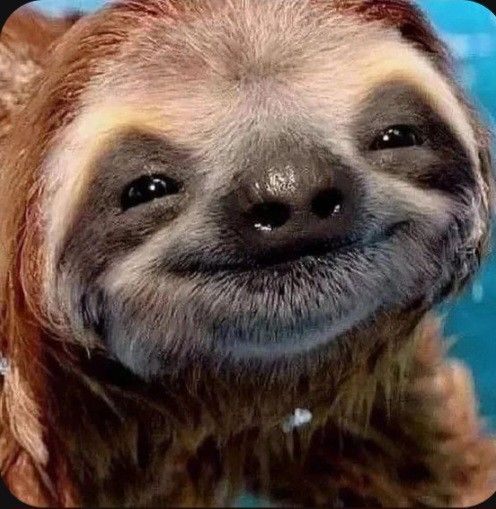
#> input picture animal_images/sassy_sloth.png, 496 x 509 px
$ python funny_animals.py
#> lines starting #> are read from the running program, lines starting #| are printed output that depends on the picture; after the words box and inside, x2 and y2 are one past the last pixel; in counts of white or black regions, pixels touching at a corner belong together
import cv2
import random
import time
import os # Import the os module for path manipulation

# --- Configuration ---
HAAR_CASCADE_PATH = 'haarcascade_frontalface_default.xml'
ANIMAL_IMAGES_FOLDER = 'animal_images' # Folder where your animal images are stored

# Map of funny animal names to their corresponding image filenames
# IMPORTANT: Make sure these filenames exactly match the images you place in the 'animal_images' folder!
ANIMAL_IMAGE_MAP = {
    "Sassy Sloth": "sassy_sloth.png",
    "Goofy Goat": "goofy_goat.png",
    "Wacky Walrus": "wacky_walrus.png",
    "Cheeky Chinchilla": "cheeky_chinchilla.png",
    "Grumpy Cat": "grumpy_cat.png",
    "Majestic Manatee": "majestic_manatee.png",
    "Ponderous Penguin": "ponderous_penguin.png",
    "Daring Duck": "daring_duck.png",
    "Sleepy Owl": "sleepy_owl.png",
    "Sneaky Ferret": "sneaky_ferret.png",
    "Enthusiastic Elephant": "enthusiastic_elephant.png",
    "Dramatic Llama": "dramatic_llama.png",
    "Fabulous Flamingo": "fabulous_flamingo.png",
    "Curious Meerkat": "curious_meerkat.png",
    "Questionable Quokka": "questionable_quokka.png"
}

# Time (in seconds) to display each animal suggestion/image
DISPLAY_DURATION = 3

# --- Image Loading ---
loaded_animal_images = {}
for animal_name, filename in ANIMAL_IMAGE_MAP.items():
    img_path = os.path.join(ANIMAL_IMAGES_FOLDER, filename)
    img = cv2.imread(img_path, cv2.IMREAD_UNCHANGED) # Load image with alpha channel if present
#> img is the input picture: shape (509, 496, 3); mean B, G, R 75.9, 84.9, 103.4

    if img is None:
        print(f"WARNING: Could not load image for '{animal_name}' from {img_path}")
        print("Please ensure the image exists and the path is correct.")
        continue
    loaded_animal_images[animal_name] = img

if not loaded_animal_images:
    print("ERROR: No animal images were loaded. Please check your 'animal_images' folder and filenames.")
    exit()

# --- Initialize Face Detector and Webcam ---
face_cascade = cv2.CascadeClassifier(HAAR_CASCADE_PATH)

if face_cascade.empty():
    print(f"ERROR: Could not load Haar Cascade classifier from {HAAR_CASCADE_PATH}")
    print("Please ensure 'haarcascade_frontalface_default.xml' is in the same directory as your script.")
    exit()

cap = cv2.VideoCapture(0) # 0 for default webcam. Try 1, 2, etc. if you have multiple cameras.

if not cap.isOpened():
    print("ERROR: Could not open webcam.")
    print("Please check if your webcam is connected and not in use by another application.")
    exit()

# Variables to manage current suggestion and timing
current_animal_name = None
current_animal_image = None
last_face_time = 0
last_suggestion_change_time = 0

print("Webcam initialized! Look into the camera for your spirit animal!")
print("Press 'q' to quit.")

# --- Function to overlay a transparent PNG image ---
# [61 lines left out: function overlay_transparent_image, not called in this run]

# --- Main Loop ---
while True:
    ret, frame = cap.read() # Read a frame from the webcam
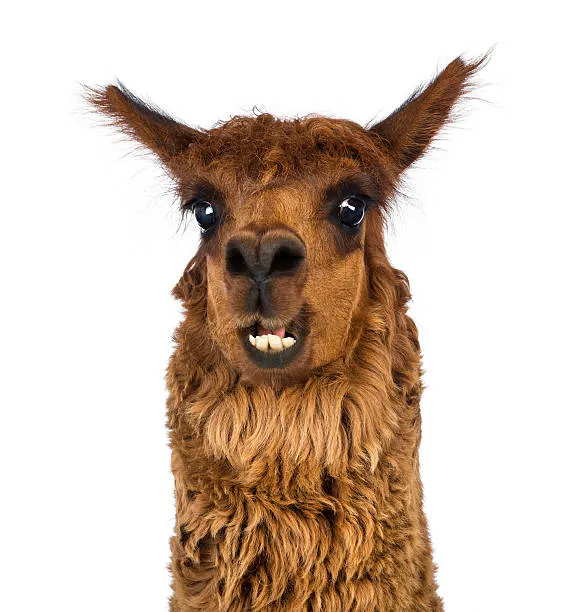
#> input picture animal_images/dramatic_llama.png, 567 x 612 px, given in place of the camera
#> frame is the input picture: shape (612, 567, 3); mean B, G, R 181, 194.5, 211.5

    if not ret:
        print("Failed to grab frame, exiting...")
        break

    # Flip the frame horizontally, as webcams often mirror the image
    frame = cv2.flip(frame, 1)
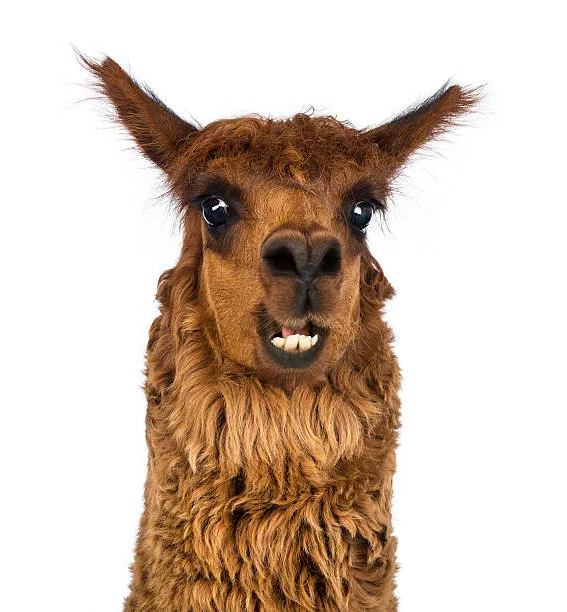
#> frame: shape (612, 567, 3); mean B, G, R 181, 194.5, 211.5

    # Convert the frame to grayscale for face detection (it's faster)
    gray = cv2.cvtColor(frame, cv2.COLOR_BGR2GRAY)
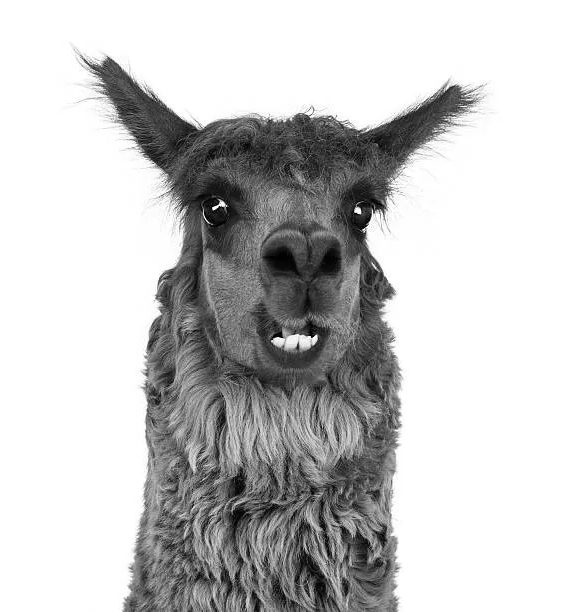
#> gray: shape (612, 567); min 0, max 255, mean 198

    # Detect faces in the grayscale frame
    faces = face_cascade.detectMultiScale(gray, scaleFactor=1.1, minNeighbors=5, minSize=(100, 100))
#> faces = ()

    current_time = time.time()

    if len(faces) > 0:
        # If faces are detected, update the last_face_time
        last_face_time = current_time

        # If it's time for a new suggestion, pick a random animal
        if current_time - last_suggestion_change_time > DISPLAY_DURATION:
            random_animal_name = random.choice(list(ANIMAL_IMAGE_MAP.keys()))
            current_animal_name = random_animal_name
            current_animal_image = loaded_animal_images.get(current_animal_name)
            last_suggestion_change_time = current_time
    else:
        # If no face is detected for a while, clear the suggestion
        if current_time - last_face_time > DISPLAY_DURATION * 2: # Give it more time to clear
            current_animal_name = None
            current_animal_image = None
            last_suggestion_change_time = current_time # Reset for when a face reappears

    # Draw rectangles around the detected faces and overlay the animal image
    for (x, y, w, h) in faces:
        cv2.rectangle(frame, (x, y), (x+w, y+h), (255, 0, 0), 2) # Blue rectangle around face

        if current_animal_image is not None:
            # Calculate size for the overlayed image (e.g., 80% of face width)
            overlay_width = int(w * 0.8)
            overlay_height = int(current_animal_image.shape[0] * (overlay_width / current_animal_image.shape[1]))

            # Position the image slightly above and centered on the face
            img_x = x + (w - overlay_width) // 2
            img_y = y - overlay_height - 10 # 10 pixels above the face

            # Ensure the image is not off the top of the screen
            if img_y < 0:
                img_y = y + h + 10 # Place it below the face if it would go off screen

            frame = overlay_transparent_image(frame, current_animal_image, img_x, img_y, scale=overlay_width / current_animal_image.shape[1])
#> this loop made 0 passes

    # If no face is detected AND no image is currently shown, display "No face detected..."
    if current_animal_name is None and len(faces) == 0:
        cv2.putText(frame, "No face detected...", (50, 50), cv2.FONT_HERSHEY_SIMPLEX, 1, (0, 0, 255), 2, cv2.LINE_AA)
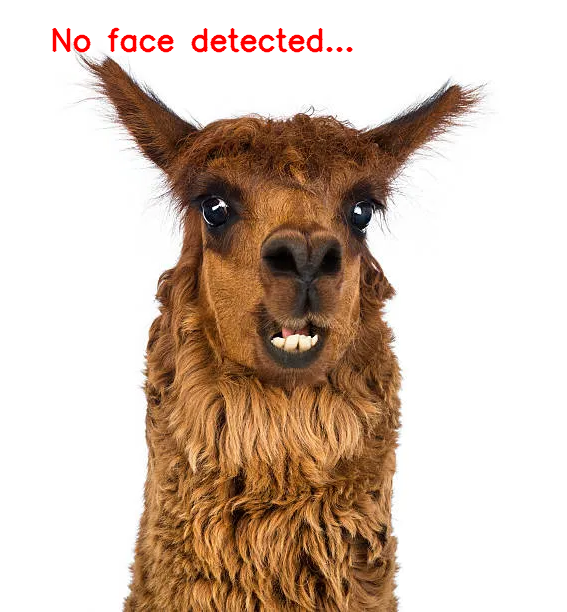
#> frame: shape (612, 567, 3); 0.91% of pixels changed, all inside (x1, y1, x2, y2) = (52, 27, 353, 53)


    # Display the resulting frame
    cv2.imshow('My Spirit Animal (Probably Not)', frame)

    # Break the loop if 'q' is pressed
    if cv2.waitKey(1) & 0xFF == ord('q'):
#> (key q is pressed here)
        break

# --- Cleanup ---
cap.release() # Release the webcam
cv2.destroyAllWindows() # Close all OpenCV windows

print("Exited the program.")
